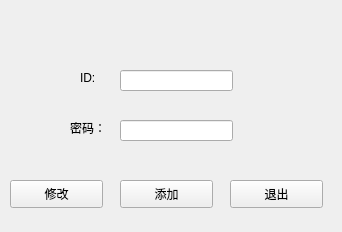
<?xml version="1.0" encoding="UTF-8"?>
<ui version="4.0">
 <class>Userupdate</class>
 <widget class="QWidget" name="Userupdate">
  <property name="geometry">
   <rect>
    <x>0</x>
    <y>0</y>
    <width>342</width>
    <height>232</height>
   </rect>
  </property>
  <property name="windowTitle">
   <string>Form</string>
  </property>
  <widget class="QLineEdit" name="lineEdit">
   <property name="geometry">
    <rect>
     <x>120</x>
     <y>70</y>
     <width>113</width>
     <height>21</height>
    </rect>
   </property>
  </widget>
  <widget class="QLineEdit" name="lineEdit_2">
   <property name="geometry">
    <rect>
     <x>120</x>
     <y>120</y>
     <width>113</width>
     <height>21</height>
    </rect>
   </property>
  </widget>
  <widget class="QLabel" name="label">
   <property name="geometry">
    <rect>
     <x>80</x>
     <y>70</y>
     <width>31</width>
     <height>16</height>
    </rect>
   </property>
   <property name="text">
    <string>ID:</string>
   </property>
  </widget>
  <widget class="QLabel" name="label_2">
   <property name="geometry">
    <rect>
     <x>70</x>
     <y>120</y>
     <width>41</width>
     <height>16</height>
    </rect>
   </property>
   <property name="text">
    <string>密码：</string>
   </property>
  </widget>
  <widget class="QPushButton" name="pushButton">
   <property name="geometry">
    <rect>
     <x>10</x>
     <y>180</y>
     <width>93</width>
     <height>28</height>
    </rect>
   </property>
   <property name="text">
    <string>修改</string>
   </property>
  </widget>
  <widget class="QPushButton" name="pushButton_2">
   <property name="geometry">
    <rect>
     <x>120</x>
     <y>180</y>
     <width>93</width>
     <height>28</height>
    </rect>
   </property>
   <property name="text">
    <string>添加</string>
   </property>
  </widget>
  <widget class="QPushButton" name="pushButton_3">
   <property name="geometry">
    <rect>
     <x>230</x>
     <y>180</y>
     <width>93</width>
     <height>28</height>
    </rect>
   </property>
   <property name="text">
    <string>退出</string>
   </property>
  </widget>
  <widget class="QLabel" name="label_3">
   <property name="geometry">
    <rect>
     <x>70</x>
     <y>30</y>
     <width>211</width>
     <height>16</height>
    </rect>
   </property>
   <property name="text">
    <string/>
   </property>
  </widget>
 </widget>
 <resources/>
 <connections/>
</ui>
